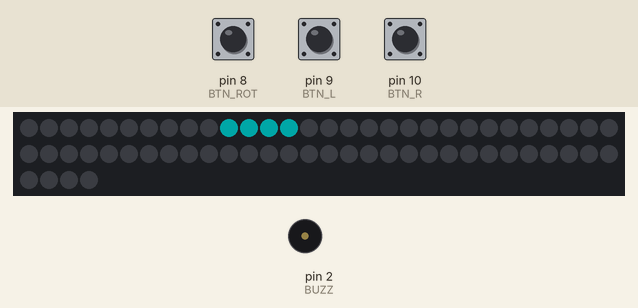
This sketch was run on a simulated Arduino Nano, built with avr-gcc and run on an emulated ATmega328P. On the bench: 64 RGB LEDs in strip order, left to right, continuing on the next row, buzzer (waves = sounding). Inputs (shaded band) come from the test bench; at power-on: pin 8 (BTN_ROT) HIGH, pin 9 (BTN_L) HIGH, pin 10 (BTN_R) HIGH. Dim RGB values are drawn brighter than linear; random numbers use the default seed unless the sketch sets one.

Above: at 1.2 s.
1.3 s: pin 8 (BTN_ROT) pulled LOW for 0.15 s
At 1.41 s:
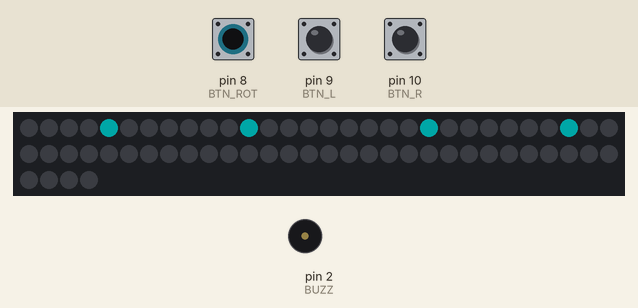
4.4 s: pin 9 (BTN_L) pulled LOW for 0.15 s
At 4.76 s:
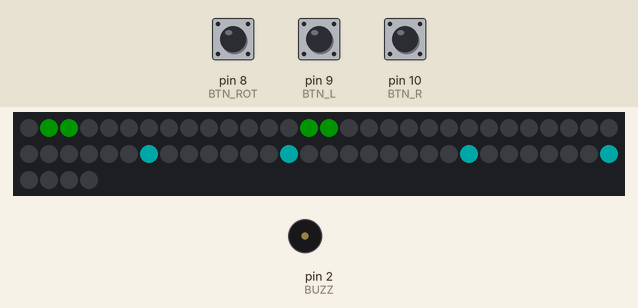
7.5 s: pin 10 (BTN_R) pulled LOW for 0.15 s
8.2 s: pin 9 (BTN_L) pulled LOW for 1 s
At 10.27 s:
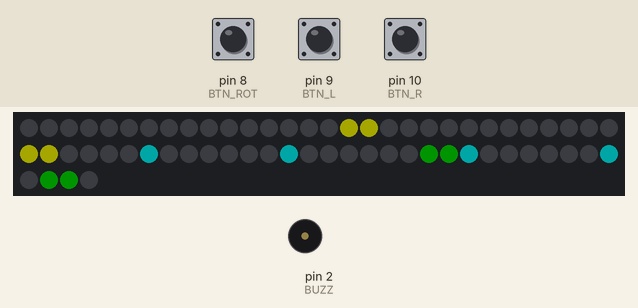
11.5 s: pin 10 (BTN_R) pulled LOW for 0.15 s
At 11.9 s:
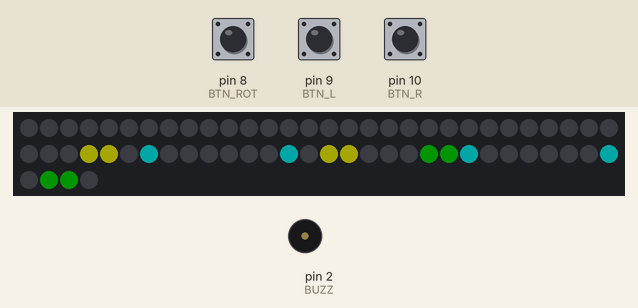
14.6 s: pin 8 (BTN_ROT) pulled LOW for 3.2 s
At 14.82 s:
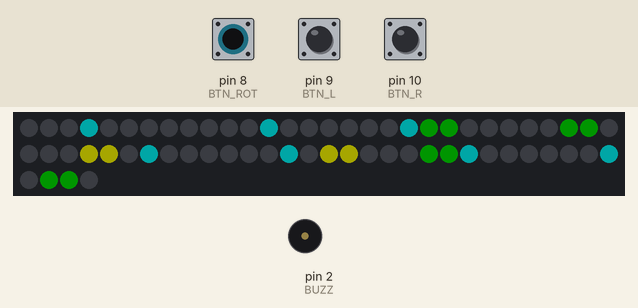
Timing chart, 0 to 17.6 s (numbered marks = the images above; inputs shaded):
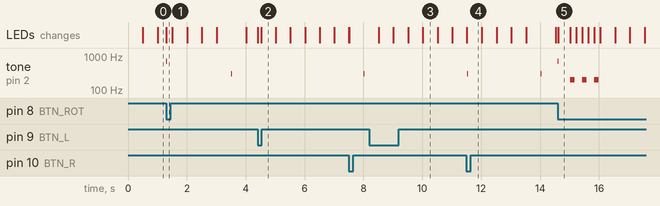

The sketch:

tetris_matrix.ino
```cpp
// Arduino sketch that defines pins, LED matrix mapping, piece shapes and colors, and core variables for a Tetris game using FastLED on an 8x8 WS2812 matrix.
//
// Full tutorial: https://shillehtek.com/blogs/news/arduino-nano-ws2812-matrix-tetris-game
// Parts used: https://shillehtek.com/products/arduino-nano-v3-presoldered-ch340g-atmega328p
//             https://shillehtek.com/products/ws2812-8x8-led-matrix-arduino-esp32-raspberry-pi
//             https://shillehtek.com/products/ky-006-passive-piezo-buzzer-alarm-module-for-arduino-projects
// More examples: https://github.com/shillehbean/shillehtek-examples
//

#include <FastLED.h>
#define DATA_PIN 6
#define BTN_L   9
#define BTN_R   10
#define BTN_ROT 8
#define BUZZ    2
CRGB leds[64];
CRGB field[8][8];                              // locked blocks (black = empty)

// 7 pieces x 4 rotations x 4 cells; each cell is an index into a 4x4 box: row*4 + column
const uint8_t SHAPE[7][4][4] PROGMEM = {
  {{4,5,6,7},  {2,6,10,14}, {4,5,6,7},  {2,6,10,14}},   // I
  {{1,2,5,6},  {1,2,5,6},   {1,2,5,6},  {1,2,5,6}},     // O
  {{1,4,5,6},  {1,5,6,9},   {4,5,6,9},  {1,4,5,9}},     // T
  {{1,2,4,5},  {1,5,6,10},  {1,2,4,5},  {1,5,6,10}},    // S
  {{0,1,5,6},  {2,5,6,9},   {0,1,5,6},  {2,5,6,9}},     // Z
  {{0,4,5,6},  {1,2,5,9},   {4,5,6,10}, {1,5,8,9}},     // J
  {{2,4,5,6},  {1,5,9,10},  {4,5,6,8},  {0,1,5,9}}      // L
};
const CRGB COLOR[7] = {CRGB::Cyan, CRGB::Yellow, CRGB::Purple, CRGB::Green, CRGB::Red, CRGB::Blue, CRGB::OrangeRed};

int piece, rot, px, py;
unsigned int speedMs = 500;
unsigned long lastFall = 0, score = 0;

uint16_t XY(int x, int y) { return (y & 1) ? y * 8 + (7 - x) : y * 8 + x; }   // serpentine matrix
void beep(int f, int ms) { tone(BUZZ, f, ms); }
bool occupied(int x, int y) { return field[y][x].r | field[y][x].g | field[y][x].b; }

bool fits(int x, int y, int r) {                // can the piece sit at box position (x,y) in rotation r?
  for (int i = 0; i < 4; i++) {
    uint8_t c = pgm_read_byte(&SHAPE[piece][r][i]);
    int cx = x + (c & 3), cy = y + (c >> 2);
    if (cx < 0 || cx > 7 || cy > 7) return false;          // walls and floor
    if (cy >= 0 && occupied(cx, cy)) return false;          // locked blocks (cells above the top are fine)
  }
  return true;
}

void spawn() { piece = random(7); rot = 0; px = 2; py = -2; }

void gameOver() {
  for (int i = 0; i < 3; i++) {
    fill_solid(leds, 64, CRGB::Red); FastLED.show(); beep(200, 150); delay(200);
    FastLED.clear(true); delay(200);
  }
  memset(field, 0, sizeof field); score = 0; speedMs = 500;
  while (digitalRead(BTN_L) && digitalRead(BTN_R) && digitalRead(BTN_ROT)) {}   // any button restarts
  delay(300);
}

void clearLines() {
  int n = 0;
  for (int y = 7; y >= 0; y--) {
    bool full = true;
    for (int x = 0; x < 8; x++) if (!occupied(x, y)) { full = false; break; }
    if (!full) continue;
    n++;
    for (int x = 0; x < 8; x++) leds[XY(x, y)] = CRGB::White;      // flash the row
    FastLED.show(); delay(120);
    for (int yy = y; yy > 0; yy--) for (int x = 0; x < 8; x++) field[yy][x] = field[yy - 1][x];
    for (int x = 0; x < 8; x++) field[0][x] = CRGB::Black;
    y++;                                                            // re-check the row that dropped in
  }
  if (n) {
    score += (n == 1) ? 100 : 400 * (n - 1);                        // 100, 400, 800, 1200
    beep(1200, 80);
    if (speedMs > 150) speedMs -= 10 * n;                           // faster every line
    Serial.print("score "); Serial.println(score);
  }
}

void tick() {                                   // one gravity step
  if (fits(px, py + 1, rot)) { py++; return; }
  bool over = false;                            // can't fall: lock the piece
  for (int i = 0; i < 4; i++) {
    uint8_t c = pgm_read_byte(&SHAPE[piece][rot][i]);
    int cx = px + (c & 3), cy = py + (c >> 2);
    if (cy < 0) over = true; else field[cy][cx] = COLOR[piece];
  }
  beep(300, 20);
  if (over) gameOver(); else clearLines();
  spawn();
}

void handleButtons() {
  static unsigned long lastMove = 0; static bool rotWasDown = false;
  if (millis() - lastMove >= 120) {                                 // slide: one cell per 120 ms while held
    if (!digitalRead(BTN_L) && fits(px - 1, py, rot)) { px--; lastMove = millis(); }
    if (!digitalRead(BTN_R) && fits(px + 1, py, rot)) { px++; lastMove = millis(); }
  }
  bool rotDown = !digitalRead(BTN_ROT);
  if (rotDown && !rotWasDown) {                                    // rotate once per press
    int r = (rot + 1) % 4;
    if (fits(px, py, r))          { rot = r; beep(700, 15); }
    else if (fits(px - 1, py, r)) { px--; rot = r; beep(700, 15); }   // wall kick left
    else if (fits(px + 1, py, r)) { px++; rot = r; beep(700, 15); }   // wall kick right
  }
  rotWasDown = rotDown;
}

void draw() {
  for (int y = 0; y < 8; y++) for (int x = 0; x < 8; x++) leds[XY(x, y)] = field[y][x];
  for (int i = 0; i < 4; i++) {                                     // the falling piece on top
    uint8_t c = pgm_read_byte(&SHAPE[piece][rot][i]);
    int cx = px + (c & 3), cy = py + (c >> 2);
    if (cy >= 0) leds[XY(cx, cy)] = COLOR[piece];
  }
  FastLED.show();
}

void setup() {
  Serial.begin(9600);
  FastLED.addLeds<WS2812B, DATA_PIN, GRB>(leds, 64);
  FastLED.setBrightness(40);
  pinMode(BTN_L, INPUT_PULLUP); pinMode(BTN_R, INPUT_PULLUP); pinMode(BTN_ROT, INPUT_PULLUP);
  randomSeed(analogRead(A0));
  spawn();
}

void loop() {
  handleButtons();
  if (millis() - lastFall >= speedMs) { lastFall = millis(); tick(); }
  draw();
}
```

Measured:
- after the input at 1.3 s, tone on pin 2 (BUZZ): silent → 700 Hz at once, → silent 0.02 s later, → 300 Hz 2.2 s later, → silent 0.02 s later
- what the display in image 5 shows lasts 0.4 s, from 14.6 s to 15.0 s
